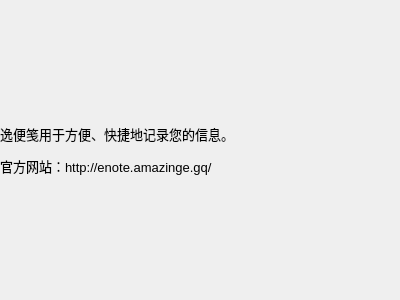
<?xml version="1.0" encoding="UTF-8"?>
<ui version="4.0">
 <class>aboutDialog</class>
 <widget class="QDialog" name="aboutDialog">
  <property name="geometry">
   <rect>
    <x>0</x>
    <y>0</y>
    <width>400</width>
    <height>300</height>
   </rect>
  </property>
  <property name="windowTitle">
   <string>关于</string>
  </property>
  <widget class="QLabel" name="label">
   <property name="geometry">
    <rect>
     <x>0</x>
     <y>0</y>
     <width>400</width>
     <height>300</height>
    </rect>
   </property>
   <property name="text">
    <string>&lt;html&gt;&lt;head/&gt;&lt;body&gt;&lt;p&gt;&lt;span style=&quot; font-size:10pt;&quot;&gt;逸便笺用于方便、快捷地记录您的信息。&lt;/span&gt;&lt;/p&gt;&lt;p&gt;&lt;span style=&quot; font-size:10pt;&quot;&gt;官方网站：http://enote.amazinge.gq/&lt;/span&gt;&lt;/p&gt;&lt;/body&gt;&lt;/html&gt;</string>
   </property>
   <property name="textFormat">
    <enum>Qt::AutoText</enum>
   </property>
   <property name="wordWrap">
    <bool>true</bool>
   </property>
  </widget>
 </widget>
 <resources/>
 <connections/>
</ui>
